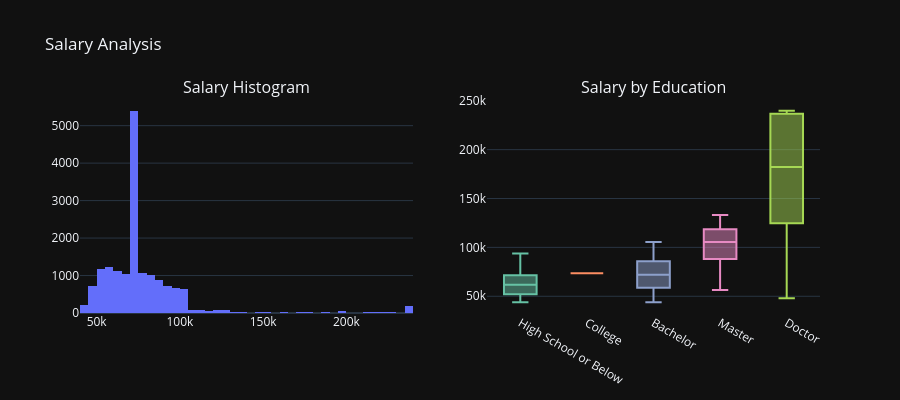

The notebook cell saved with this chart:
### Markdown cell above
### 1.3 Salary Distribution

### Code cell
fig = make_subplots(rows=1, cols=2, subplot_titles=['Salary Histogram', 'Salary by Education'])

fig.add_trace(go.Histogram(x=loyalty['Salary'], nbinsx=50, marker_color='#636EFA', name='Salary'), row=1, col=1)

for i, edu in enumerate(EDUCATION_ORDER):
    data = loyalty[loyalty['Education'] == edu]['Salary']
    fig.add_trace(go.Box(y=data, name=edu, marker_color=COLORS[i % len(COLORS)]), row=1, col=2)

fig.update_layout(template=DARK_TEMPLATE, height=400, title='Salary Analysis', showlegend=False)
fig.show()

### Figure 1 — Plotly figure (JSON) as saved in the notebook; plotly's stock layout.template omitted (floating-point values rounded to 4 significant figures; data arrays with more than 128 entries replaced by an {"elided": "..."} marker saying what was removed)
{"data": [{"marker": {"color": "#636EFA"}, "name": "Salary", "nbinsx": 50, "type": "histogram", "x": {"elided": "16737 float values"}, "xaxis": "x", "yaxis": "y"}, {"marker": {"color": "rgb(102,194,165)"}, "name": "High School or Below", "type": "box", "xaxis": "x2", "y": {"elided": "782 float values"}, "yaxis": "y2"}, {"marker": {"color": "rgb(252,141,98)"}, "name": "College", "type": "box", "xaxis": "x2", "y": {"elided": "4238 float values"}, "yaxis": "y2"}, {"marker": {"color": "rgb(141,160,203)"}, "name": "Bachelor", "type": "box", "xaxis": "x2", "y": {"elided": "10475 float values"}, "yaxis": "y2"}, {"marker": {"color": "rgb(231,138,195)"}, "name": "Master", "type": "box", "xaxis": "x2", "y": {"elided": "508 float values"}, "yaxis": "y2"}, {"marker": {"color": "rgb(166,216,84)"}, "name": "Doctor", "type": "box", "xaxis": "x2", "y": {"elided": "734 float values"}, "yaxis": "y2"}], "layout": {"annotations": [{"font": {"size": 16}, "showarrow": false, "text": "Salary Histogram", "x": 0.225, "xanchor": "center", "xref": "paper", "y": 1, "yanchor": "bottom", "yref": "paper"}, {"font": {"size": 16}, "showarrow": false, "text": "Salary by Education", "x": 0.775, "xanchor": "center", "xref": "paper", "y": 1, "yanchor": "bottom", "yref": "paper"}], "height": 400, "showlegend": false, "title": {"text": "Salary Analysis"}, "xaxis": {"anchor": "y", "domain": [0, 0.45]}, "xaxis2": {"anchor": "y2", "domain": [0.55, 1]}, "yaxis": {"anchor": "x", "domain": [0, 1]}, "yaxis2": {"anchor": "x2", "domain": [0, 1]}}}
